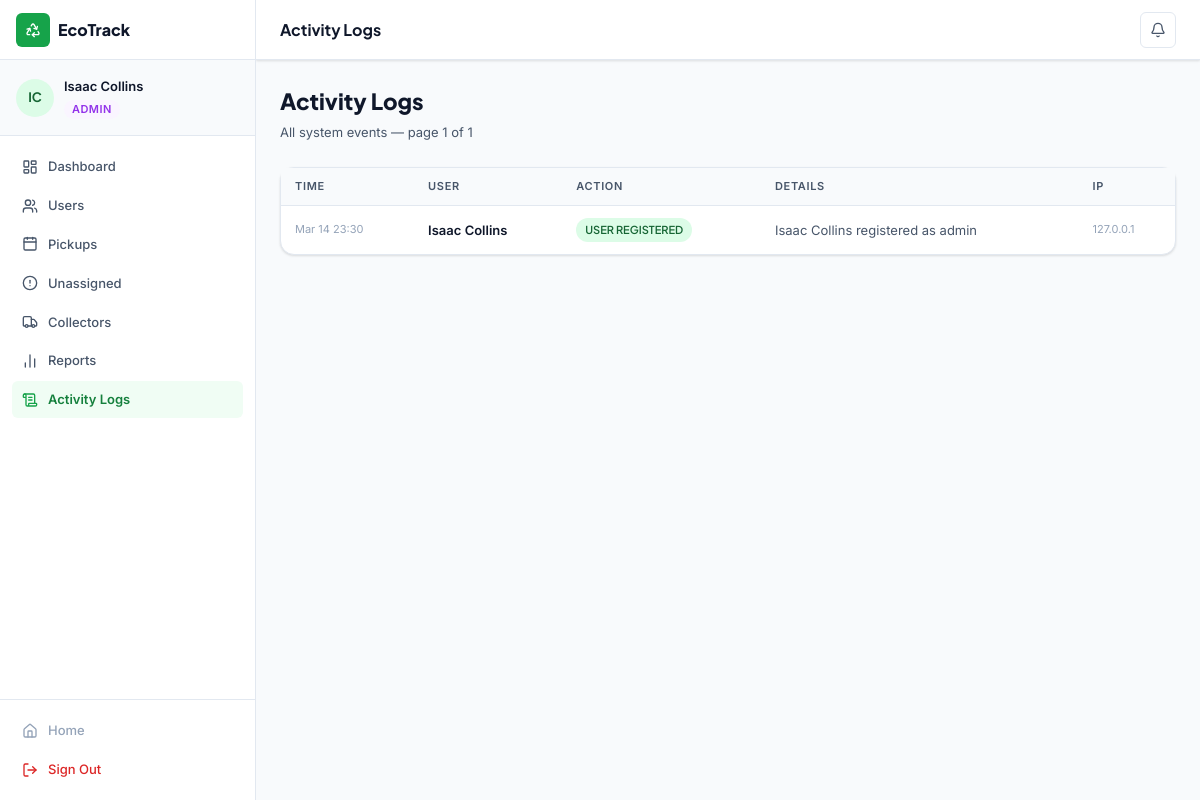
The page /admin/logs (signed in) on the database its author committed.
### app/models/models.py (models this page shows, shortened)
class User(db.Model, UserMixin):
    __tablename__ = 'users'
    id = db.Column(db.Integer, primary_key=True)
    full_name = db.Column(db.String(120), nullable=False)
    email = db.Column(db.String(150), unique=True, nullable=False)
    phone = db.Column(db.String(30))
    password_hash = db.Column(db.String(256), nullable=False)
    role = db.Column(db.Enum('resident', 'collector', 'admin'), nullable=False, default='resident')
    is_active = db.Column(db.Boolean, default=True)
    email_verified = db.Column(db.Boolean, default=False)
    zone = db.Column(db.String(50))          # for collectors
    created_at = db.Column(db.DateTime, default=datetime.utcnow)
    updated_at = db.Column(db.DateTime, default=datetime.utcnow, onupdate=datetime.utcnow)
    pickups_as_resident = db.relationship('PickupRequest', foreign_keys='PickupRequest.resident_id',
                                          backref='resident', lazy='dynamic')
    pickups_as_collector = db.relationship('PickupRequest', foreign_keys='PickupRequest.collector_id',
                                           backref='collector', lazy='dynamic')
    notifications = db.relationship('Notification', backref='user', lazy='dynamic')
    activity_logs = db.relationship('ActivityLog', backref='user', lazy='dynamic')
    @property
    def initials(self):
        parts = self.full_name.split()
        return ''.join(p[0].upper() for p in parts[:2])

class ActivityLog(db.Model):
    __tablename__ = 'activity_logs'
    id = db.Column(db.Integer, primary_key=True)
    user_id = db.Column(db.Integer, db.ForeignKey('users.id'), nullable=True)
    action = db.Column(db.String(120), nullable=False)
    details = db.Column(db.Text)
    ip_address = db.Column(db.String(45))
    created_at = db.Column(db.DateTime, default=datetime.utcnow)

### app/controllers/admin_controller.py (the view)
@admin_bp.route('/logs')
@login_required
@admin_required
def logs():
    page = request.args.get('page', 1, type=int)
    pagination = log_repo.get_all(page=page, per_page=30)
    unread = notif_repo.get_unread_count(current_user.id)
    return render_template('admin/logs.html', pagination=pagination, unread=unread)

### app/controllers/admin_controller.py (called while the page is built)
def admin_required(f):
    @wraps(f)
    def decorated(*args, **kwargs):
        if not current_user.is_authenticated or current_user.role != 'admin':
            flash('Admin access required.', 'danger')
            return redirect(url_for('auth.login'))
        return f(*args, **kwargs)
    return decorated

### app/models/models.py (called while the page is built)
@login_manager.user_loader
def load_user(user_id):
    return User.query.get(int(user_id))

### app/repositories/support_repositories.py (called while the page is built)
    def get_unread_count(self, user_id: int) -> int:
        return Notification.query.filter_by(user_id=user_id, is_read=False).count()

    def get_all(self, page=1, per_page=30):
        return ActivityLog.query.order_by(
            ActivityLog.created_at.desc()
        ).paginate(page=page, per_page=per_page, error_out=False)

### app/templates/admin/logs.html (shortened to what this page needs)
{% extends "dashboard_base.html" %}
{% block page_title %}Activity Logs{% endblock %}
{% block notif_url %}{{ url_for('admin.logs') }}{% endblock %}
{% block sidebar_nav %}
<a href="{{ url_for('admin.dashboard') }}" class="sidebar-item"><i data-lucide="layout-dashboard" class="icon-sm"></i><span>Dashboard</span></a>
<a href="{{ url_for('admin.users') }}" class="sidebar-item"><i data-lucide="users" class="icon-sm"></i><span>Users</span></a>
<a href="{{ url_for('admin.pickups') }}" class="sidebar-item"><i data-lucide="calendar" class="icon-sm"></i><span>Pickups</span></a>
<a href="{{ url_for('admin.unassigned_pickups') }}" class="sidebar-item"><i data-lucide="alert-circle" class="icon-sm"></i><span>Unassigned</span></a>
<a href="{{ url_for('admin.collectors') }}" class="sidebar-item"><i data-lucide="truck" class="icon-sm"></i><span>Collectors</span></a>
<a href="{{ url_for('admin.reports') }}" class="sidebar-item"><i data-lucide="bar-chart-2" class="icon-sm"></i><span>Reports</span></a>
<a href="{{ url_for('admin.logs') }}" class="sidebar-item active"><i data-lucide="scroll-text" class="icon-sm"></i><span>Activity Logs</span></a>
{% endblock %}
{% block content %}
<div class="page-header">
  <div>
    <div class="page-header-title">Activity Logs</div>
    <div class="page-header-sub">All system events — page {{ pagination.page }} of {{ pagination.pages }}</div>
  </div>
</div>
<div class="card">
  <div class="table-wrap">
    <table>
      <thead>
        <tr><th>Time</th><th>User</th><th>Action</th><th>Details</th><th>IP</th></tr>
      </thead>
      <tbody>
        {% for log in pagination.items %}
        <tr>
          <td class="text-xs" style="color:var(--text-muted);white-space:nowrap;">
            {{ log.created_at | datefmt('%b %d %H:%M') }}
          </td>
          <td class="text-sm font-semibold">
            {{ log.user.full_name if log.user else 'System' }}
          </td>
          <td>
            <span class="badge
              {% if 'REGISTER' in log.action or 'CREATE' in log.action %}badge-success
              {% elif 'DELETE' in log.action or 'CANCEL' in log.action %}badge-danger
              {% elif 'LOGIN' in log.action %}badge-info
              {% elif 'UPDATE' in log.action or 'ASSIGN' in log.action %}badge-warning
              {% else %}badge-secondary{% endif %}
              text-xs">
              {{ log.action | replace('_', ' ') }}
            </span>
          </td>
          <td class="text-sm" style="color:var(--text-secondary);max-width:320px;overflow:hidden;text-overflow:ellipsis;white-space:nowrap;">
            {{ log.details or '—' }}
          </td>
          <td class="text-xs" style="color:var(--text-muted);">
            {{ log.ip_address or '—' }}
          </td>
        </tr>
        {% endfor %}
      </tbody>
    </table>
  </div>
</div>
{% endblock %}

### app/templates/dashboard_base.html (shortened to what this page needs)
<!DOCTYPE html>
<html lang="en">
<head>
<link rel="stylesheet" href="{{ url_for('static', filename='css/main.css') }}">
</head>
<body class="dashboard-body">
<div class="app-shell">
  <aside class="sidebar" id="sidebar">
    <div class="sidebar-header">
      <a href="{{ url_for('main.home') }}" class="sidebar-brand">
        <div class="brand-icon"><i data-lucide="recycle" class="icon-sm"></i></div>
        <span>EcoTrack</span>
      </a>
    </div>
    <div class="sidebar-user">
      <div class="user-avatar">{{ current_user.initials }}</div>
      <div class="user-info">
        <div class="user-name">{{ current_user.full_name }}</div>
        <div class="user-role role-{{ current_user.role }}">{{ current_user.role | capitalize }}</div>
      </div>
    </div>
    <nav class="sidebar-nav">
      {% block sidebar_nav %}{% endblock %}
    </nav>
    <div class="sidebar-footer">
      <a href="{{ url_for('main.home') }}" class="sidebar-item text-muted">
        <i data-lucide="home" class="icon-sm"></i>
        <span>Home</span>
      </a>
      <a href="{{ url_for('auth.logout') }}" class="sidebar-item text-danger">
        <i data-lucide="log-out" class="icon-sm"></i>
        <span>Sign Out</span>
      </a>
    </div>
  </aside>
  <div class="main-wrapper">
    <header class="topbar">
      <div class="topbar-title">{% block page_title %}{% endblock %}</div>
      <div class="topbar-actions">
        <a href="{% block notif_url %}#{% endblock %}" class="topbar-icon-btn" title="Notifications">
          <i data-lucide="bell" class="icon-sm"></i>
        </a>
      </div>
    </header>
    <main class="page-content">
      {% block content %}{% endblock %}
    </main>
  </div>
</div>
</body>
</html>

### rows shown on the page
User: initials "IC", full_name "Isaac Collins", role "ADMIN"
ActivityLog: created_at "Mar 14 23:30", user "Isaac Collins", action "USER REGISTERED", details "Isaac Collins registered as admin", ip_address "127.0.0.1"

### other values the page prints
{{ pagination.page }} "1"
{{ pagination.pages }} "1"
